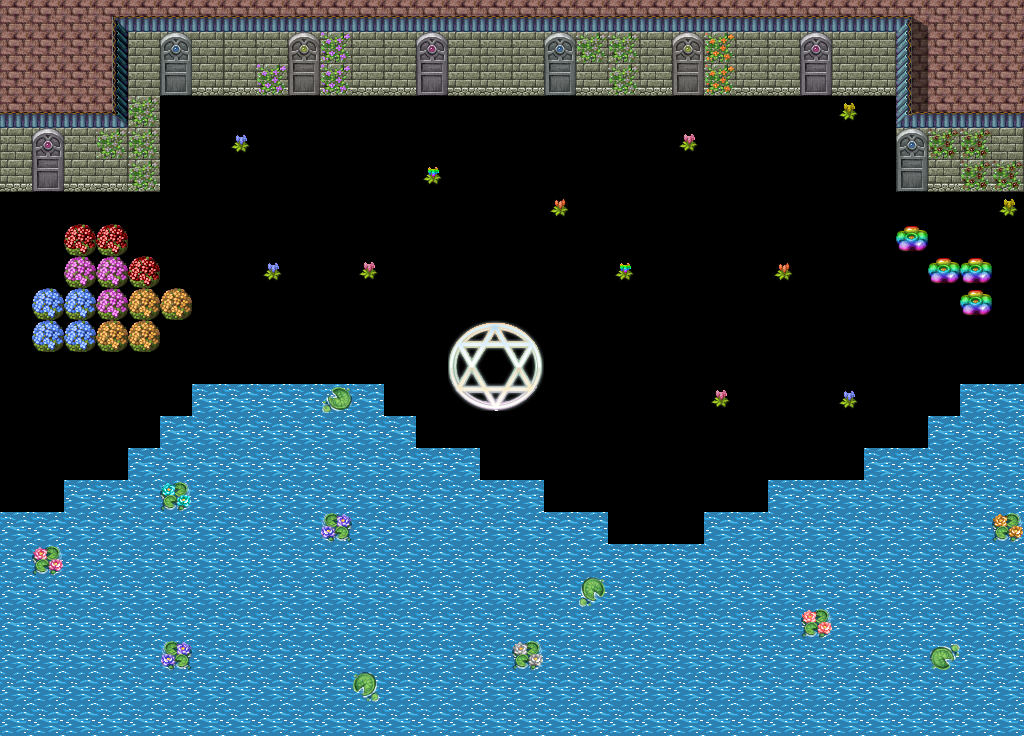

The image is a tile-based game level rendered from a .tmx file. Its description and source (layers, tilesets, objects; grid data summarised) follow:
An orthogonal 32x23 tile map with 32x32 px tiles, 3 tile layers (mid&kasteel, vocht., (muur)decoratie), 6 tilesets and 21 objects.

<map version="1.0" orientation="orthogonal" renderorder="right-down" width="32" height="23" tilewidth="32" tileheight="32" nextobjectid="25">
 <tileset firstgid="1" name="tiles01" tilewidth="32" tileheight="32" tilecount="256">
  <image source="tiles01.png" width="512" height="512" />
 </tileset>
 <tileset firstgid="257" name="tile_custom02" tilewidth="32" tileheight="32" tilecount="256">
  <image source="../examples/assets/textures/tiles/tile_custom02.png" width="512" height="512" />
 </tileset>
 <tileset firstgid="513" name="other4" tilewidth="32" tileheight="32" tilecount="192">
  <image source="../examples/assets/textures/tiles/other4.png" width="384" height="512" />
 </tileset>
 <tileset firstgid="705" name="plantsgy7" tilewidth="32" tileheight="32" tilecount="96">
  <image source="../examples/assets/textures/tiles/plantsgy7.png" width="384" height="256" />
 </tileset>
 <tileset firstgid="801" name="tilea3" tilewidth="32" tileheight="32" tilecount="128">
  <image source="../examples/assets/textures/tiles/tilea3.png" width="512" height="256" />
 </tileset>
 <tileset firstgid="929" name="cry me a " tilewidth="32" tileheight="32" tilecount="1">
  <image source="river.png" width="32" height="32" />
 </tileset>
 <layer name="mid&amp;kasteel" width="32" height="23">
  <data>[736 cells, 132 non-empty, 24 distinct tile ids]</data>
 </layer>
 <layer name="vocht." width="32" height="23">
  <data>[736 cells, 279 non-empty, 1 distinct tile ids]</data>
 </layer>
 <layer name="(muur)decoratie" width="32" height="23">
  <data>[736 cells, 73 non-empty, 30 distinct tile ids]</data>
 </layer>
 <objectgroup name="Objectlaag 1">
  <object id="1" x="65" y="227">
   <polyline points="0,0 63,-1 63,29 93,29 93,61 125,62 127,88 93,93 94,125 -36,126 -32,61 -3,62 -2,-1" />
  </object>
  <object id="3" x="0" y="-1" width="158" height="191" />
  <object id="4" x="159" y="-3" width="864" height="98" />
  <object id="5" x="896" y="94" width="125" height="97" />
  <object id="6" x="897" y="226" width="29" height="26" />
  <object id="7" x="929" y="258" width="61" height="27" />
  <object id="8" x="964" y="291" width="24" height="25" />
  <object id="9" x="994" y="515" width="28" height="27" />
  <object id="10" x="803" y="608" width="29" height="30" />
  <object id="11" x="927" y="640" width="32" height="31" />
  <object id="12" x="577" y="578" width="31" height="27" />
  <object id="13" x="514" y="643" width="27" height="26" />
  <object id="14" x="356" y="675" width="26" height="28" />
  <object id="15" x="321" y="514" width="29" height="30" />
  <object id="16" x="323" y="388" width="26" height="23" />
  <object id="17" x="162" y="487" width="30" height="25" />
  <object id="18" x="32" y="543" width="31" height="31" />
  <object id="19" x="163" y="641" width="26" height="27" />
  <object id="20" x="0" y="196" width="15" height="550" />
  <object id="22" x="14" y="718" width="1055" height="64" />
  <object id="23" x="1006" y="191" width="38" height="539" />
 </objectgroup>
</map>
